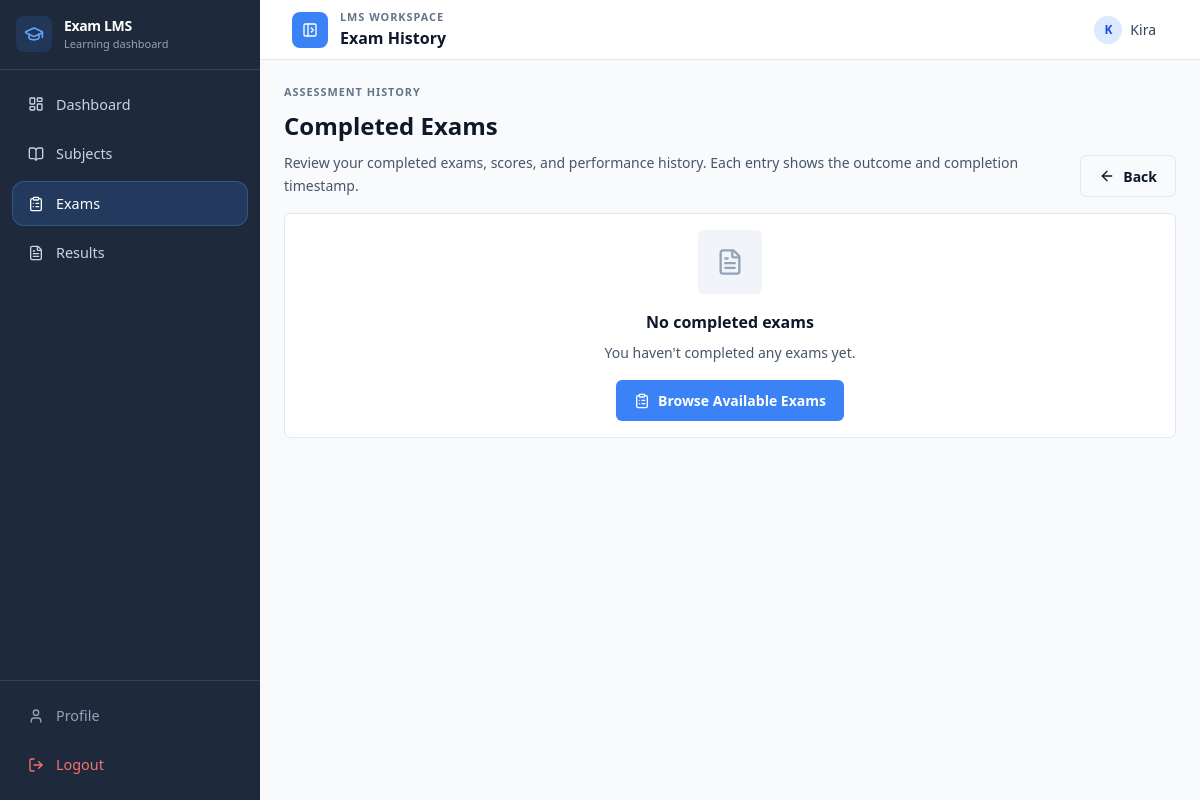
Before: /already-taken/ (signed in) with the older database file.
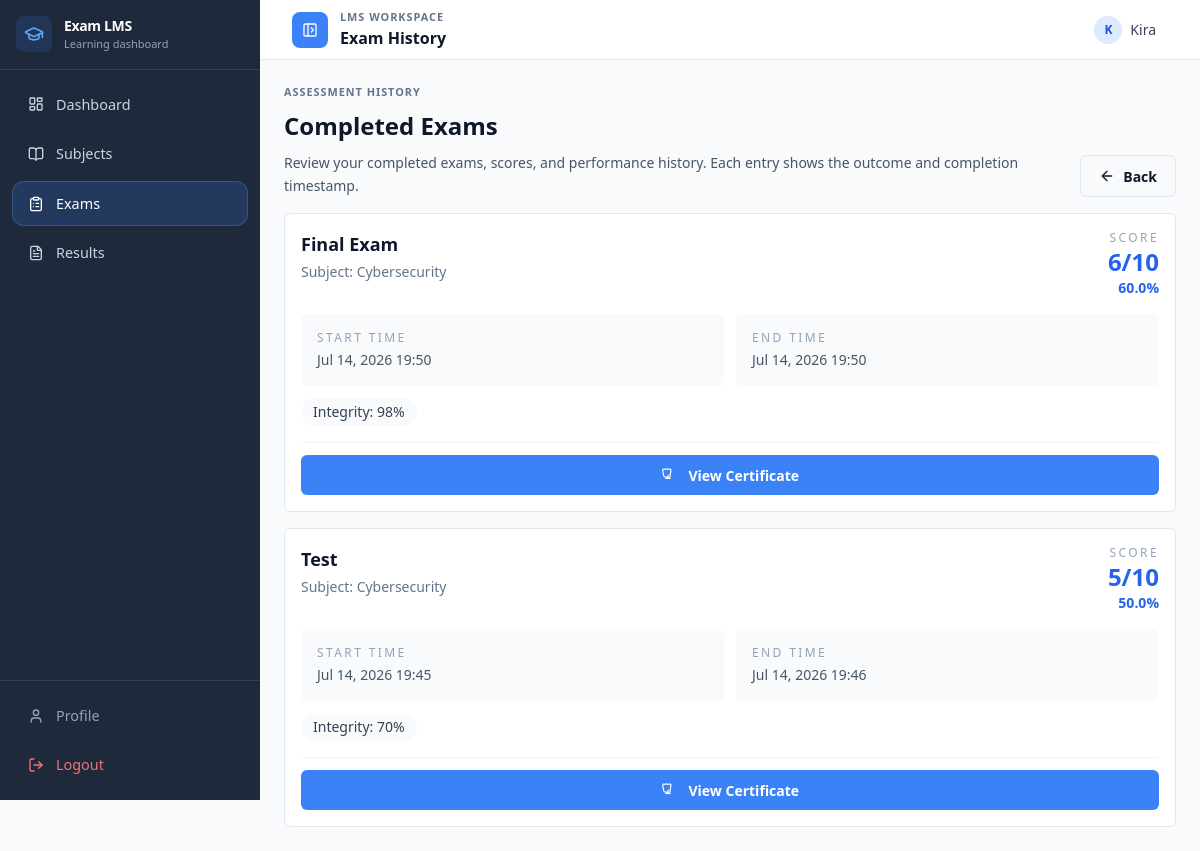
After: the same page with the newer database file.
### exam_system/models.py (models this page shows, shortened)
class ExamAttempt(models.Model):
    STATUS_CHOICES = (
        ('not_started', 'Not Started'),
        ('in_progress', 'In Progress'),
        ('completed', 'Completed'),
    )
    student = models.ForeignKey(User, on_delete=models.CASCADE)
    exam = models.ForeignKey(Exam, on_delete=models.CASCADE)
    status = models.CharField(max_length=20, choices=STATUS_CHOICES, default='not_started')
    score = models.IntegerField(default=0)
    total_questions = models.IntegerField(default=0)
    percentage_score = models.FloatField(default=0.0)
    integrity_score = models.IntegerField(default=100)
    risk_level = models.CharField(max_length=20, default="LOW")
    start_time = models.DateTimeField(auto_now_add=True)
    end_time = models.DateTimeField(null=True, blank=True)
    last_updated = models.DateTimeField(auto_now=True)

class Exam(models.Model):
    subject = models.ForeignKey(Subject, on_delete=models.CASCADE)
    title = models.CharField(max_length=200)
    description = models.TextField(blank=True, null=True)
    duration = models.IntegerField(null=True, blank=True, help_text="Minutes allowed; ignored when duration_enabled is False.")
    duration_enabled = models.BooleanField(default=True, help_text="When disabled, students have unlimited time.")
    total_questions = models.IntegerField(
        validators=[MaxValueValidator(settings.MAX_QUESTIONS_PER_EXAM)]
    )
    randomize_questions = models.BooleanField(default=True)
    is_active = models.BooleanField(default=True, help_text="Instructors can manually open/close an exam regardless of the time window.")
    questions = models.ManyToManyField('Question', blank=True, related_name='exams')
    is_archived = models.BooleanField(default=False)
    available_from = models.DateTimeField(null=True, blank=True, help_text="Earliest date & time students can start the exam.")
    available_until = models.DateTimeField(null=True, blank=True, help_text="Latest date & time students can start the exam.")

class Subject(models.Model):
    name = models.CharField(max_length=100)
    code = models.CharField(max_length=20, blank=True, null=True)
    description = models.TextField(blank=True, null=True)
    instructor = models.ForeignKey(User, on_delete=models.CASCADE)
    students = models.ManyToManyField(User, related_name="subjects", blank=True)
    created_at = models.DateTimeField(auto_now_add=True, null=True)
    is_archived = models.BooleanField(default=False, db_index=True)
    archived_at = models.DateTimeField(null=True, blank=True)

### exam_system/views.py (the view)
# urls.py: path('already-taken/', views.already_taken, name='already_taken'),
@login_required
def already_taken(request):
    profile = Profile.objects.get(user=request.user)
    if profile.role != 'student':
        return redirect('home')
    attempts = ExamAttempt.objects.filter(
        student=request.user,
        status='completed'
    ).select_related('exam', 'exam__subject').order_by('-start_time')
    result_map = {
        r.exam_id: r.id
        for r in ExamResult.objects.filter(
            student=request.user,
            exam_id__in=[a.exam_id for a in attempts]
        )
    }
    for a in attempts:
        a.result_id = result_map.get(a.exam_id)
    return render(request, 'already_taken.html', {
        'results': attempts,
    })

### exam_system/templates/already_taken.html (shortened to what this page needs)
{% extends 'base.html' %}
{% block page_heading %}Exam History{% endblock %}
{% block content %}
<div class="space-y-4">
    <section class="flex flex-col gap-4 lg:flex-row lg:items-end lg:justify-between">
        <div>
            <p class="text-label mb-2">Assessment History</p>
            <h1 class="text-h1">Completed Exams</h1>
            <p class="text-body mt-2 max-w-3xl">
                Review your completed exams, scores, and performance history. Each entry shows the outcome and completion timestamp.
            </p>
        </div>
        <a href="{% url 'available_exams' %}" class="btn-secondary" onclick="smartBack(this); return false;">
            <i data-lucide="arrow-left" class="h-4 w-4"></i>
            <span>Back</span>
        </a>
    </section>
    {% if results %}
    <section class="space-y-4">
        {% for r in results %}
        <article class="ui-card">
            <div class="flex flex-col gap-4 md:flex-row md:items-start md:justify-between">
                <div>
                    <div class="flex flex-wrap items-center gap-2">
                        <h2 class="text-lg font-semibold text-slate-900">{{ r.exam.title }}</h2>
                    </div>
                    <p class="text-sm text-slate-500 mt-1">Subject: {{ r.exam.subject.name }}</p>
                </div>
                <div class="text-left md:text-right">
                    <p class="text-xs uppercase tracking-[0.2em] text-slate-400">Score</p>
                    <p class="text-2xl font-bold text-blue-600">{{ r.score }}/{{ r.total_questions }}</p>
                    <p class="text-sm font-semibold text-blue-600">{{ r.percentage_score }}%</p>
                </div>
            </div>
            <div class="mt-4 grid grid-cols-1 gap-3 text-sm text-slate-600 md:grid-cols-2">
                <div class="rounded-md bg-slate-50 p-4">
                    <p class="text-xs uppercase tracking-[0.2em] text-slate-400">Start Time</p>
                    <p class="mt-1">{{ r.start_time|date:"M d, Y H:i" }}</p>
                </div>
                <div class="rounded-md bg-slate-50 p-4">
                    <p class="text-xs uppercase tracking-[0.2em] text-slate-400">End Time</p>
                    <p class="mt-1">
                        {% if r.end_time %}
                            {{ r.end_time|date:"M d, Y H:i" }}
                        {% else %}
                            In Progress
                        {% endif %}
                    </p>
                </div>
            </div>
            {% if r.integrity_score is not None %}
            <div class="mt-3 flex flex-wrap items-center gap-3 text-sm">
                <span class="rounded-full bg-slate-50 px-3 py-1 font-medium text-slate-700">Integrity: {{ r.integrity_score }}%</span>
            </div>
            {% endif %}
            {% if r.result_id %}
            <div class="mt-4 pt-3 border-t border-slate-100">
                <a href="{% url 'certificate' r.result_id %}" target="_blank" class="btn-primary w-full justify-center">
                    View Certificate
                </a>
            </div>
            {% endif %}
        </article>
        {% endfor %}
    </section>
    {% else %}
    <section class="ui-card text-center">
        <div class="mx-auto mb-4 flex h-16 w-16 items-center justify-center rounded-md bg-slate-100 text-slate-400">
            <i data-lucide="file-text" class="h-7 w-7"></i>
        </div>
        <h2 class="text-h2">No completed exams</h2>
        <p class="text-body mt-2">You haven't completed any exams yet.</p>
        <a href="{% url 'available_exams' %}" class="btn-primary mt-4">
            <i data-lucide="clipboard-list" class="h-4 w-4"></i>
            <span>Browse Available Exams</span>
        </a>
    </section>
    {% endif %}
</div>
{% endblock %}

Changed rows visible on the page:
added ExamAttempt: exam "Final Exam", exam.subject.name "Cybersecurity", score "6", total_questions "10", percentage_score "60.0", start_time "Jul 14, 2026 19:50", end_time "Jul 14, 2026 19:50", integrity_score "98", shows "View Certificate"
added ExamAttempt: exam "Test", exam.subject.name "Cybersecurity", score "5", total_questions "10", percentage_score "50.0", start_time "Jul 14, 2026 19:45", end_time "Jul 14, 2026 19:46", integrity_score "70", shows "View Certificate"
Other visible differences:
text no longer shown: "No completed exams You haven't completed any exams yet. Browse Available Exams"
